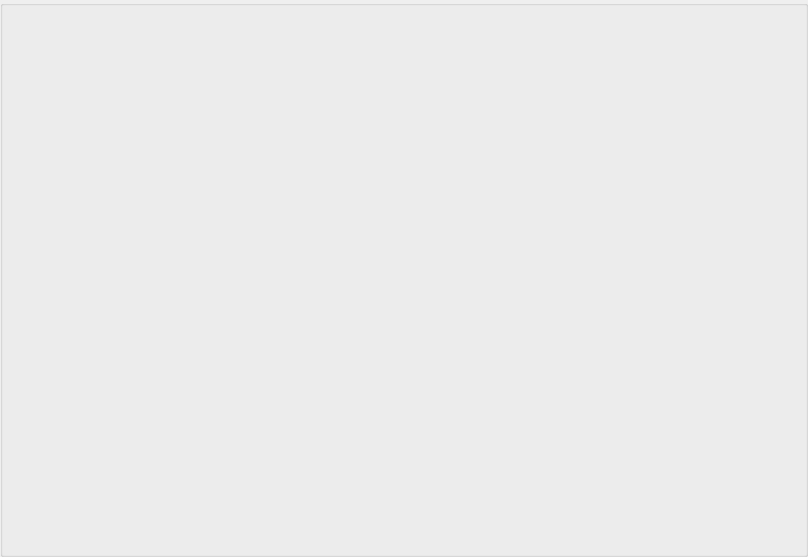
<?xml version="1.0" encoding="UTF-8"?>
<ui version="4.0">
 <class>UserMainWid</class>
 <widget class="QWidget" name="UserMainWid">
  <property name="geometry">
   <rect>
    <x>0</x>
    <y>0</y>
    <width>808</width>
    <height>557</height>
   </rect>
  </property>
  <property name="windowTitle">
   <string>Form</string>
  </property>
  <layout class="QGridLayout" name="gridLayout">
   <property name="leftMargin">
    <number>0</number>
   </property>
   <property name="topMargin">
    <number>0</number>
   </property>
   <property name="rightMargin">
    <number>0</number>
   </property>
   <property name="bottomMargin">
    <number>0</number>
   </property>
   <item row="0" column="0">
    <widget class="QGroupBox" name="groupBox">
     <property name="title">
      <string/>
     </property>
    </widget>
   </item>
  </layout>
 </widget>
 <resources/>
 <connections/>
</ui>
